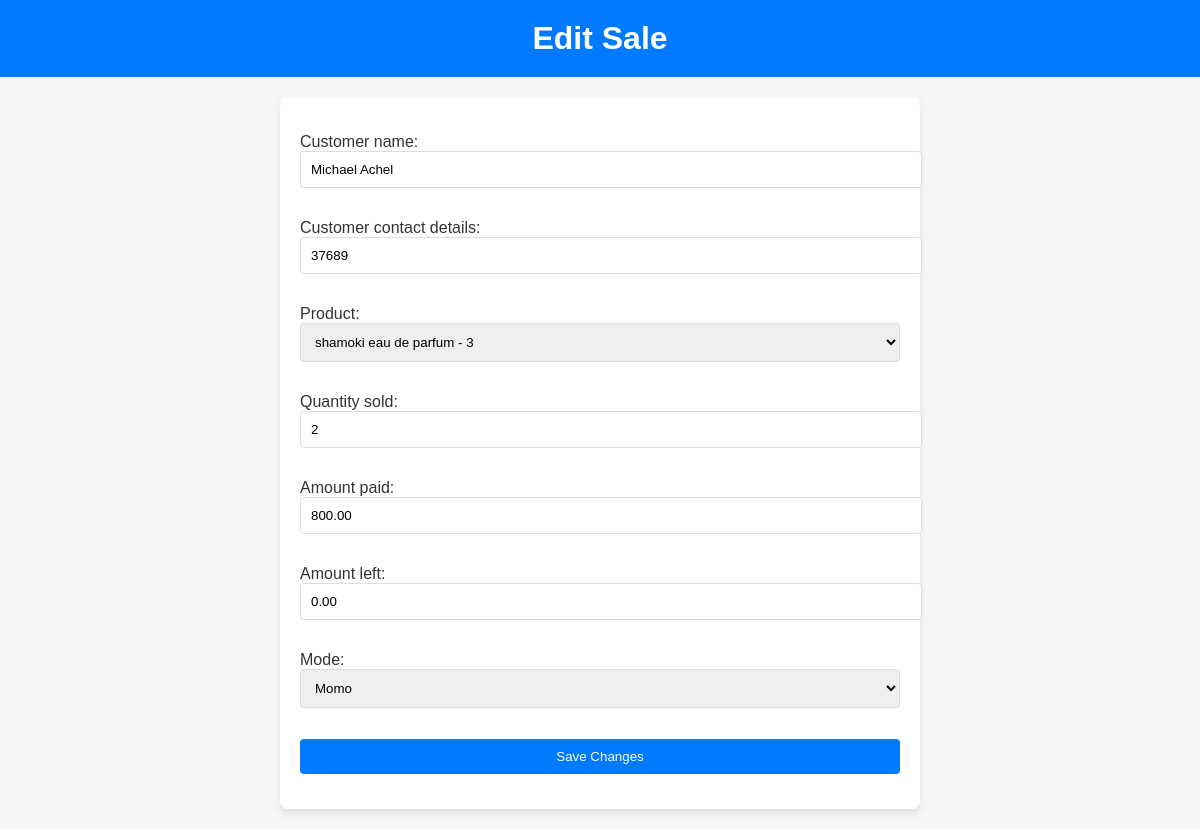
Page /edit-sale/24/ (signed in) on the committed database.
### core/models.py (models this page shows, shortened)
class Sale(models.Model):
    MODES_OF_PAYMENT = [
        ('cash', 'Cash'),
        ('momo', 'Momo'),
        ('bank transfer', 'Bank Transfer'),
    ]
    customer_name = models.CharField(max_length=50, null=True, blank=True)
    customer_contact_details = models.CharField(max_length=50, null=True, blank=True)
    product = models.ForeignKey(Product, on_delete=models.SET_NULL, null=True, blank=True)
    quantity_sold = models.PositiveIntegerField()
    amount_paid = models.DecimalField(decimal_places=2, max_digits=10)
    amount_left = models.DecimalField(decimal_places=2, max_digits=10)
    mode = models.CharField(max_length=20, choices=MODES_OF_PAYMENT)
    shopkeeper = models.ForeignKey(settings.AUTH_USER_MODEL, on_delete=models.SET_NULL, null=True, blank=True)
    branch = models.ForeignKey(Branch, on_delete=models.CASCADE)
    timestamp = models.DateTimeField(default=timezone.now)

### core/views.py (the view)
# urls.py: path('edit-sale/<int:sale_id>/', edit_sale, name='edit_sale'),
@staff_member_required
def edit_sale(request, sale_id):
    sale = get_object_or_404(Sale.objects.select_related('product'), pk=sale_id)
    if request.method == 'POST':
        form = SaleForm(request.POST, instance=sale)
        if form.is_valid():
            old_quantity = sale.quantity_sold
            new_quantity = form.cleaned_data['quantity_sold']
            stock_change = old_quantity - new_quantity
            sale = form.save(commit=False)
            product = sale.product
            product.stock += stock_change
            product.save()
            sale.save()
            return redirect('manage_sales')
    else:
        form = SaleForm(instance=sale)
    return render(request, 'edit_sale.html', {'form': form, 'sale': sale})

### core/forms.py
class SaleForm( forms.ModelForm):
    class Meta:
        model = Sale
        fields = ['customer_name','customer_contact_details','product', 'quantity_sold', 'amount_paid','amount_left', 'mode']

### core/models.py (called while the page is built)
    def __str__(self):
        return f"{self.name} - {self.stock}"

### core/templates/edit_sale.html (shortened to what this page needs)
<!DOCTYPE html>
<html lang="en">
<head>
</head>
<body>
<header>
    <h1>Edit Sale</h1>
</header>
<div class="container">
    <div class="form-container">
        <form method="POST">
            {{ form.as_p }}
            <button type="submit">Save Changes</button>
        </form>
    </div>
</div>
</body>
</html>

### core/templates/edit_sale.html (style rules this page uses)
body { font-family: 'Arial', sans-serif; background-color: #f4f7f6; color: #333; margin: 0; padding: 0; }
header { background-color: #007bff; color: white; padding: 20px; text-align: center; }
header h1 { margin: 0; }
.container { padding: 20px; }
.form-container { background-color: white; padding: 20px; border-radius: 8px; box-shadow: 0 4px 8px rgba(0, 0, 0, 0.1); max-width: 600px; margin: auto; }
.form-container input, .form-container select, .form-container button { width: 100%; padding: 10px; margin-bottom: 15px; border: 1px solid #ddd; border-radius: 4px; }
.form-container button { background-color: #007bff; color: white; border: none; cursor: pointer; }

### rows in the picture
Sale: customer_name "Michael Achel", customer_contact_details "37689", product "shamoki eau de parfum - 3", quantity_sold "2", amount_paid "800.00", amount_left "0.00", mode "Momo"
